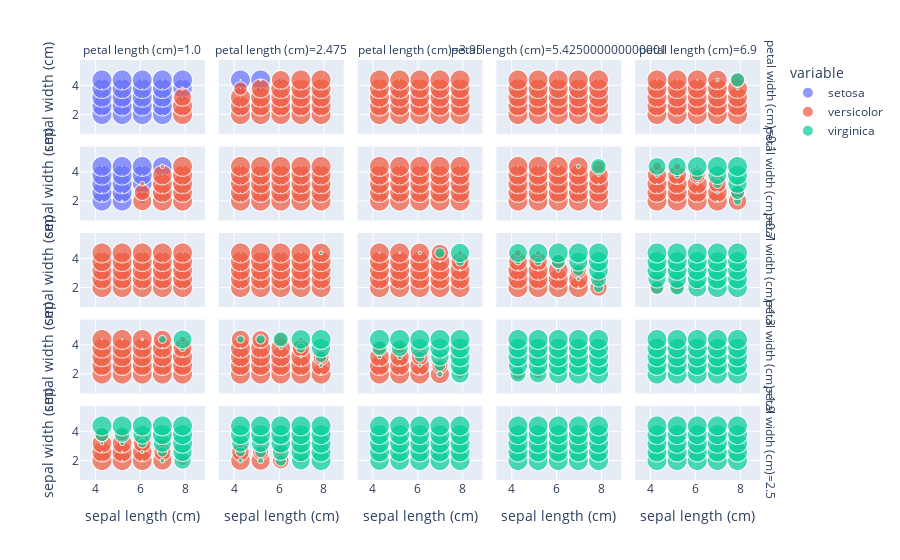

Notebook code for this chart:
### Code cell
grid_num = 5
grid_list = [np.linspace(min, max, grid_num) for min, max in zip(X.min(axis=0), X.max(axis=0))]
mg = np.meshgrid(*grid_list)
mg_ravel = [x.ravel() for x in mg]
X_mesh = np.column_stack(mg_ravel)
y_mesh = gnb_fit.predict_proba(X_mesh)
df = pd.DataFrame(np.c_[X_mesh, y_mesh], columns=data.feature_names+ list(data.target_names))\
     .melt(data.feature_names)\
     .astype({data.feature_names[2]: 'category', data.feature_names[3]: 'category'})
px.scatter(df,
           x=data.feature_names[0],
           y=data.feature_names[1],
           facet_col=data.feature_names[2],
           facet_row=data.feature_names[3],
           color='variable', size='value')
